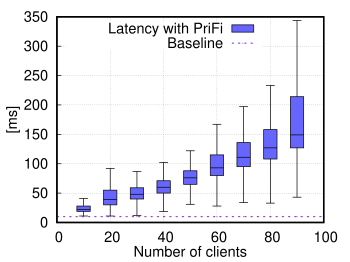

Write the gnuplot code that produced this figure.
set terminal postscript eps size 3.5,2.62 enhanced color font 'Helvetica,21' linewidth 2
set output 'icrc_lat.eps'

set style line 3 linecolor rgb '#8A2BE2' linetype 0 linewidth 3

#set border 2 front lt black linewidth 1.000 dashtype solid
set boxwidth 5 absolute
set style fill solid 0.6 border lt -1
set pointsize 0.5
set style data boxplot
set xtics  norangelimit 
set xtics border in scale 0,0 nomirror norotate  autojustify
set ytics border in scale 1,0.5 nomirror norotate  autojustify
set yrange [ 0.00000 : 350.000 ] noreverse nowriteback
#set xrange [ 0.00000 : 100.0 ] noreverse nowriteback
DEBUG_TERM_HTIC = 100
DEBUG_TERM_VTIC = 100

set key top left
set key samplen 2

set grid ytics xtics  # draw lines for each ytics and mytics
set grid               # enable the grid

set xlabel "Number of clients" offset 0,0.5
set ylabel "[ms]" offset 1.7,0

set style boxplot nooutliers
set datafile separator ","

plot 'individualpcaps_experiment_10.gnudata' using (10):1  title "Latency with PriFi" linecolor rgb "#0000FF", \
     'individualpcaps_experiment_20.gnudata' using (20):1 notitle linecolor rgb "#0000FF", \
     'individualpcaps_experiment_30.gnudata' using (30):1 notitle linecolor rgb "#0000FF", \
     'individualpcaps_experiment_40.gnudata' using (40):1 notitle linecolor rgb "#0000FF", \
     'individualpcaps_experiment_50.gnudata' using (50):1 notitle linecolor rgb "#0000FF", \
     'individualpcaps_experiment_60.gnudata' using (60):1 notitle linecolor rgb "#0000FF", \
     'individualpcaps_experiment_70.gnudata' using (70):1 notitle linecolor rgb "#0000FF", \
     'individualpcaps_experiment_80.gnudata' using (80):1 notitle linecolor rgb "#0000FF", \
     'individualpcaps_experiment_90.gnudata' using (90):1 notitle linecolor rgb "#0000FF", \
     'baseline.gnudata' using 1:2 title "Baseline" with lp ls 3
